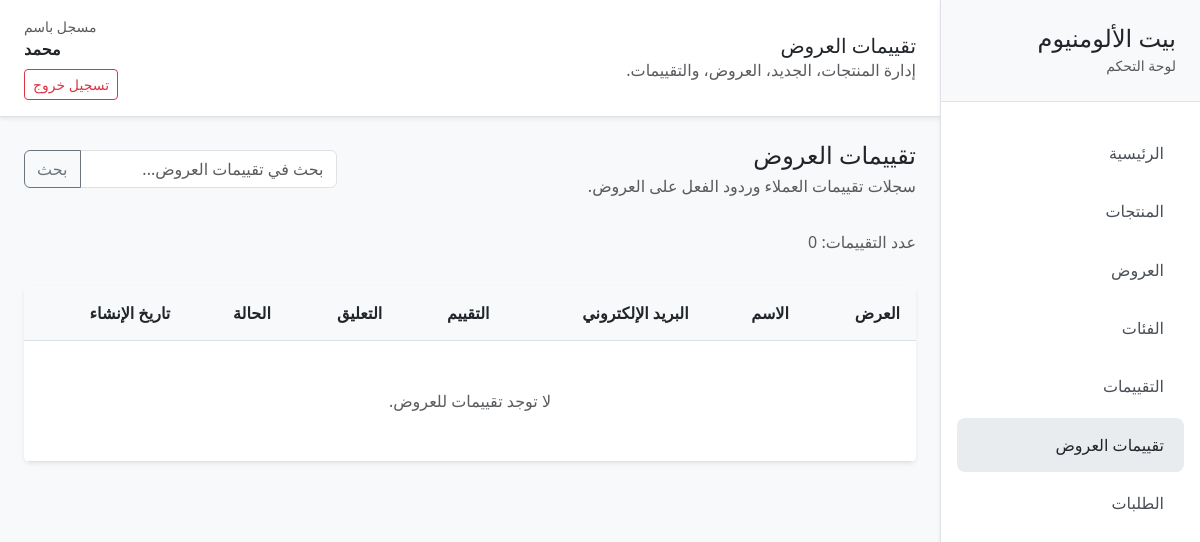
The page /dashboard/offer-reviews/ (signed in) on the database as committed earlier.
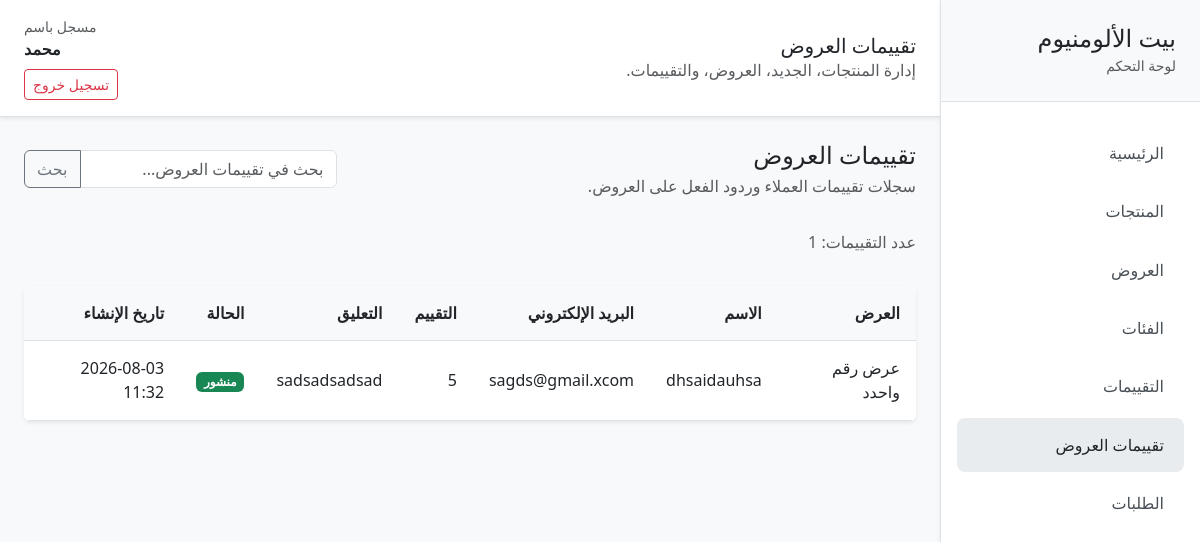
The same page on the database as committed later.
### offers/models.py (models this page shows, shortened)
class OfferReview(models.Model):
    offer = models.ForeignKey(Offer, on_delete=models.CASCADE, related_name='reviews')
    name = models.CharField(max_length=100)
    email = models.EmailField()
    rating = models.IntegerField()
    comment = models.TextField()
    approved = models.BooleanField(default=False)
    created_at = models.DateTimeField(auto_now_add=True)

class Offer(models.Model):
    subTitle = models.CharField(max_length=200)
    title = models.CharField(max_length=200)
    category = models.ForeignKey(
        Category,
        on_delete=models.SET_NULL,
        null=True,
        blank=True,
        related_name="offers",
    )
    description = models.TextField(blank=True, null=True)
    price = models.DecimalField(max_digits=10, decimal_places=2)
    old_price = models.DecimalField(max_digits=10, decimal_places=2, blank=True, null=True)
    image = models.ImageField(upload_to='offers/')
    image_2 = models.ImageField(upload_to='offers/', null=True, blank=True)
    image_3 = models.ImageField(upload_to='offers/', null=True, blank=True)
    image_4 = models.ImageField(upload_to='offers/', null=True, blank=True)
    image_5 = models.ImageField(upload_to='offers/', null=True, blank=True)
    price_details = models.TextField(null=True, blank=True)
    specs = models.TextField(null=True, blank=True)
    features = models.TextField(null=True, blank=True)
    stock = models.PositiveIntegerField(default=0)
    is_active = models.BooleanField(default=True)
    created_at = models.DateTimeField(auto_now_add=True)

### offers/views.py (the view)
# urls.py: path('dashboard/offer-reviews/', views.dashboard_offer_reviews, name='dashboard_offer_reviews'),
@login_required
def dashboard_offer_reviews(request):
    reviews = OfferReview.objects.select_related('offer').order_by('-created_at')
    search_query = request.GET.get('search', '').strip()
    queryset = _filter_queryset_by_search(reviews, search_query, ['name', 'email', 'comment', 'offer__title'])
    page_obj = _paginate_queryset(request, queryset)
    context = {
        'search_query': search_query,
        'page_obj': page_obj,
        'active_page': 'offer_reviews',
        'result_count': queryset.count(),
    }
    return render(request, 'offers/dashboard/offer_reviews_list.html', context)

### offers/views.py (called while the page is built)
def _filter_queryset_by_search(queryset, search_query, fields):
    if not search_query or not fields:
        return queryset
    query = Q()
    for field in fields:
        query |= Q(**{f"{field}__icontains": search_query})
    return queryset.filter(query)

def _paginate_queryset(request, queryset, per_page=15):
    paginator = Paginator(queryset, per_page)
    page_number = request.GET.get('page')
    return paginator.get_page(page_number)

### offers/templates/offers/dashboard/offer_reviews_list.html (shortened to what this page needs)
{% extends 'products/base.html' %}
{% block page_title %}تقييمات العروض{% endblock %}
{% block content %}
<div class="d-flex flex-column gap-3">
  <div class="d-flex flex-column flex-md-row justify-content-between align-items-start align-items-md-center gap-3 mb-3">
    <div>
      <h2 class="h4 mb-1">تقييمات العروض</h2>
      <p class="text-muted mb-0">
        سجلات تقييمات العملاء وردود الفعل على العروض.
      </p>
    </div>
    <form method="get" class="search-box">
      <div class="input-group">
        <input
          type="search"
          name="search"
          class="form-control"
          placeholder="بحث في تقييمات العروض..."
          value="{{ search_query }}"
        />
        <button class="btn btn-outline-secondary" type="submit">
          بحث
        </button>
      </div>
    </form>
  </div>
  <div class="d-flex justify-content-between align-items-center mb-3">
    <span class="text-muted">
      عدد التقييمات: {{ result_count }}
    </span>
  </div>
  <div class="table-responsive shadow-sm rounded overflow-hidden bg-white">
    <table class="list-table mb-0">
      <thead>
        <tr>
          <th class="text-start">العرض</th>
          <th class="text-start">الاسم</th>
          <th class="text-start">البريد الإلكتروني</th>
          <th class="text-start">التقييم</th>
          <th class="text-start">التعليق</th>
          <th class="text-start">الحالة</th>
          <th class="text-start">تاريخ الإنشاء</th>
        </tr>
      </thead>
      <tbody>
        {% for review in page_obj.object_list %}
        <tr
          class="clickable-row"
          data-href="{% url 'offers:offer_review_detail' review.pk %}"
        >
          <td>{{ review.offer.title }}</td>
          <td>{{ review.name }}</td>
          <td>{{ review.email }}</td>
          <td>{{ review.rating }}</td>
          <td>{{ review.comment|truncatechars:60 }}</td>
          <td>
            {% if review.approved %}
            <span class="badge bg-success">منشور</span>
            {% else %}
            <span class="badge bg-secondary">غير منشور</span>
            {% endif %}
          </td>
          <td>{{ review.created_at|date:'Y-m-d H:i' }}</td>
        </tr>
        {% empty %}
        <tr>
          <td colspan="7" class="py-5 text-center text-muted">
            لا توجد تقييمات للعروض.
          </td>
        </tr>
        {% endfor %}
      </tbody>
    </table>
  </div>
</div>
{% endblock %}

Rows that differ between the two databases and show on the page:
added OfferReview: offer "عرض رقم واحدد", name "dhsaidauhsa", email "sagds@gmail.xcom", rating "5", comment "sadsadsadsad", approved "منشور", created_at "2026-08-03 11:32"
Other text that changed with them:
{{ result_count }}: "0" → "1"
text no longer shown: "لا توجد تقييمات للعروض."
